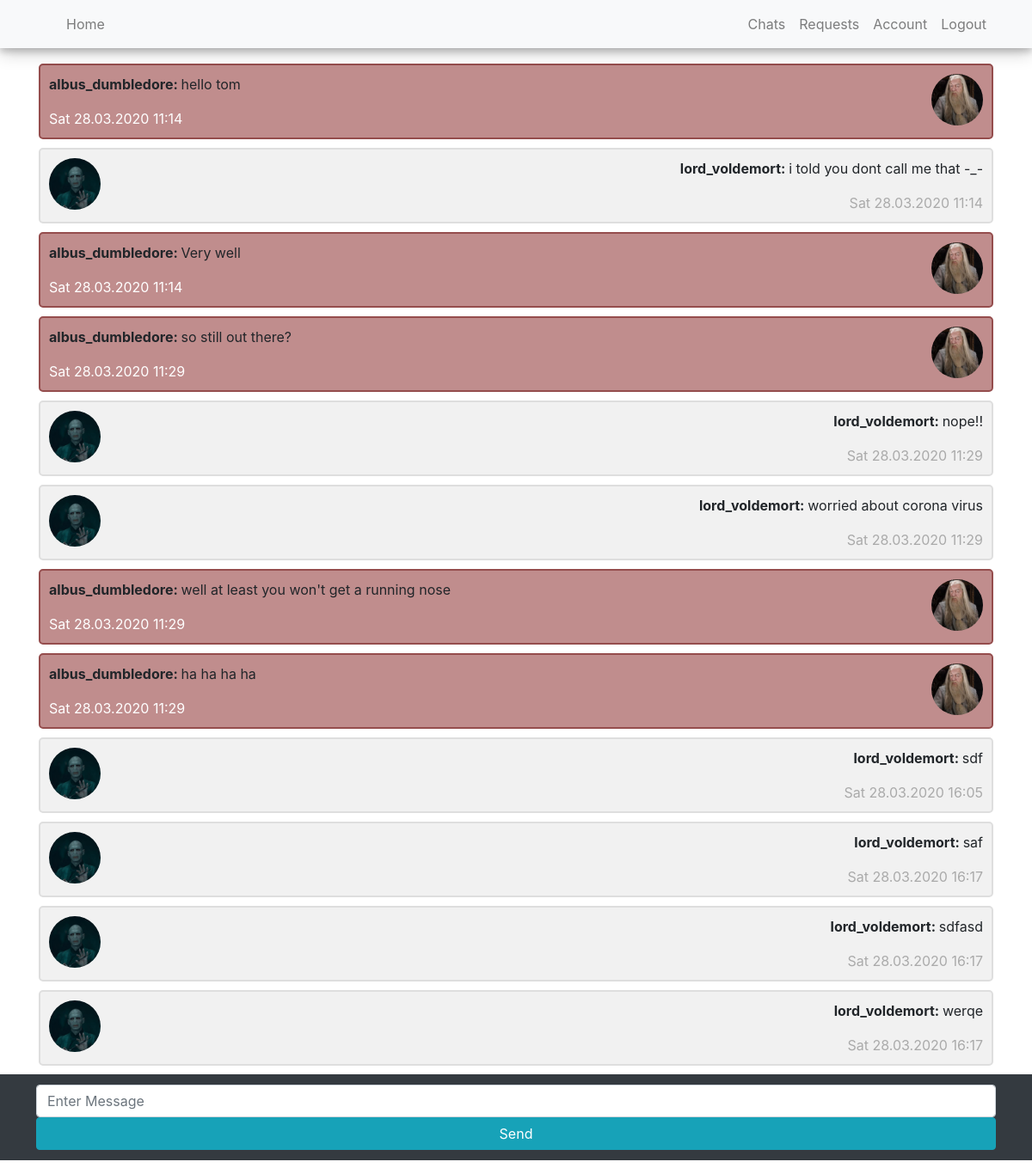
Page /chat?username=lord_voldemort (signed in) on the committed database.
### chat/models.py (models this page shows, shortened)
class Message(db.Model):
    id = db.Column(db.Integer, primary_key=True)
    room_id = db.Column(db.Integer, db.ForeignKey('room.id'), nullable=False)
    sender_id = db.Column(db.Integer, db.ForeignKey('user.id'), nullable=False)
    time_sent = db.Column(db.DateTime, nullable=False, default=datetime.now(tz))
    message = db.Column(db.Text, nullable=False)
    sender = db.relationship("User", foreign_keys="[Message.sender_id]")

class User(db.Model, UserMixin):
    id = db.Column(db.Integer, primary_key=True)
    username = db.Column(db.String(40), unique=True, nullable=False)
    first_name = db.Column(db.String(20), nullable=True, unique=False)
    last_name = db.Column(db.String(20), nullable=True, unique=False)
    date_of_birth = db.Column(db.Date, nullable=True)
    email = db.Column(db.String(120), unique=True, nullable=False)
    image_file = db.Column(db.String(20), nullable=False, default='default.jpg')
    password = db.Column(db.String(60), nullable=False)

### chat/routes.py (the view)
@app.route('/chat')
@login_required
def chat():
    receiver = User.query.filter_by(username=request.args.get('username')).first()
    print(request.args.get('username'))
    chatroom = ChatRoom.query.filter_by(sender_id=current_user.id, receiver_id=receiver.id).first()
    print(chatroom.room_id)
    messages = Message.query.filter_by(room_id=chatroom.room_id).all()
    return render_template('chatroom.html', chatroom=chatroom, messages=messages)

### chat/models.py (called while the page is built)
@login_manager.user_loader
def load_user(user_id):
    return User.query.get(int(user_id))

### chat/routes.py (called while the page is built)
def format_datetime(value, format='medium'):
    if format == 'full':
        format="EEEE, d. MMMM y 'at' HH:mm"
    elif format == 'medium':
        format="EE dd.MM.y HH:mm"
    return babel.dates.format_datetime(value, format)

### chat/templates/chatroom.html (shortened to what this page needs)
<!DOCTYPE html>
<html>
<head>
    <link rel="stylesheet" href="https://maxcdn.bootstrapcdn.com/bootstrap/4.0.0/css/bootstrap.min.css">
    <link rel="stylesheet" type="text/css" href="{{ url_for('static', filename='chatroom.css') }}">
    <linl rel="stylesheet" type="text/css" href="{{ url_for('static', filename='main.css') }}">
</head>
<body>
    <header class="site-header">
        <nav class="navbar navbar-expand-md navbar-light bg-light fixed-top" style="box-shadow: 0 4px 8px 0 rgba(0, 0, 0, 0.2), 0 6px 20px 0 rgba(0, 0, 0, 0.19);">
          <div class="container">
            <div class="collapse navbar-collapse" id="navbarToggle">
              <div class="navbar-nav mr-auto">
                <a class="nav-item nav-link" href="{{ url_for('index') }}">Home</a>
              </div>
              <div class="navbar-nav">
                {% if current_user.is_authenticated %}
                  <a class="nav-item nav-link" href="{{ url_for('home') }}">Chats</a>
                  <a class="nav-item nav-link" href="{{ url_for('requests') }}">Requests</a>
                  <a class="nav-item nav-link" href="{{ url_for('account') }}">Account</a>
                  <a class="nav-item nav-link" href="{{ url_for('logout') }}">Logout</a>
                {% else %}
                  <a class="nav-item nav-link" href="{{ url_for('login') }}">Login</a>
                  <a class="nav-item nav-link" href="{{ url_for('register') }}">Register</a>
                {% endif %}
              </div>
            </div>
          </div>
        </nav>
      </header>
      <div style="padding: 32px;"></div>
    <div id="out" class="container">
        {% if messages is defined and messages|length %}
        {% for message in messages %}
            {% if message.sender.username == current_user.username %}
                <div class="chat-container darker">
                    <img src="{{ url_for('static', filename='profile_pics/' + current_user.image_file) }}" alt="Avatar" class="right">
                    <p><b>{{ message.sender.username }}: </b>{{ message.message }}</p>
                    <span class="time-left">{{ message.time_sent|datetime }}</span>
                </div>
            {% else %}
                <div class="chat-container">
                    <img src="{{ url_for('static', filename='profile_pics/' + chatroom.receiver.image_file) }}" alt="Avatar" class="left">
                    <p class="right-par"><b>{{ message.sender.username }}: </b>{{ message.message }}</p>
                    <span class="time-right">{{ message.time_sent|datetime }}</span>
                </div>
            {% endif%}
        {% endfor %}
        {% endif %}
    </div>
    <footer class='footer-submit bg-dark'>
        <div class="container">
            <div class="row">
                <div class="col-xl-12" style="padding: 12px;">
                    <form class="form-group" id='message_input_form' method="GET">
                        <input type="text" class="form-control" id='message_input' placeholder="Enter Message">
                        <button type="submit" id="message_click" class="btn btn-info btn-block">Send </button>
                      </form>
                </div>
            </div>
        </div>
    </footer>
</body>
</html>

### chat/static/chatroom.css (style rules this page uses)
.footer-submit { height: 100px; width: 100%; float: bottom; bottom: 0; margin: 0%; }
.chat-container { border: 2px solid #dedede; background-color: #f1f1f1; border-radius: 5px; padding: 10px; margin: 10px 0; }
.darker { border-color: rgb(149, 77, 77);; background-color: rgb(192, 141, 141);; }
.chat-container::after { content: ""; clear: both; display: table; }
.chat-container img { float: left; max-width: 60px; width: 100%; margin-right: 20px; border-radius: 50%; }
.chat-container img.right { float: right; margin-left: 20px; margin-right:0; }
.time-right { float: right; color: #aaa; }
.time-left { float: left; color: white; }
.right-par { text-align: end; }

### rows in the picture
Message: image_file (picture), sender.username "albus_dumbledore", message "hello tom", time_sent "Sat 28.03.2020 11:14"
Message: image_file (picture), sender.username "lord_voldemort", message "i told you dont call me that -_-", time_sent "Sat 28.03.2020 11:14"
Message: image_file (picture), sender.username "albus_dumbledore", message "Very well", time_sent "Sat 28.03.2020 11:14"
Message: image_file (picture), sender.username "albus_dumbledore", message "so still out there?", time_sent "Sat 28.03.2020 11:29"
Message: image_file (picture), sender.username "lord_voldemort", message "nope!!", time_sent "Sat 28.03.2020 11:29"
Message: image_file (picture), sender.username "lord_voldemort", message "worried about corona virus", time_sent "Sat 28.03.2020 11:29"
Message: image_file (picture), sender.username "albus_dumbledore", message "well at least you won't get a running nose", time_sent "Sat 28.03.2020 11:29"
Message: image_file (picture), sender.username "albus_dumbledore", message "ha ha ha ha", time_sent "Sat 28.03.2020 11:29"
Message: image_file (picture), sender.username "lord_voldemort", message "sdf", time_sent "Sat 28.03.2020 16:05"
Message: image_file (picture), sender.username "lord_voldemort", message "saf", time_sent "Sat 28.03.2020 16:17"
Message: image_file (picture), sender.username "lord_voldemort", message "sdfasd", time_sent "Sat 28.03.2020 16:17"
Message: image_file (picture), sender.username "lord_voldemort", message "werqe", time_sent "Sat 28.03.2020 16:17"
